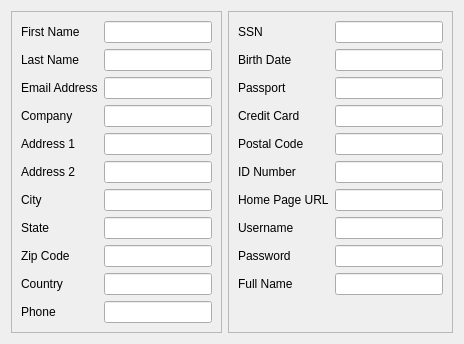
              <widget class="QWidget" name="tabDataBankFormFillPatterns">
               <attribute name="title">
                <string>Fill Patterns</string>
               </attribute>
               <layout class="QGridLayout" name="gridLayout_fillpatterns">
                <item row="0" column="0">
                 <widget class="QFrame" name="frame_8_fillpatterns">
                  <property name="frameShape">
                   <enum>QFrame::StyledPanel</enum>
                  </property>
                  <property name="frameShadow">
                   <enum>QFrame::Raised</enum>
                  </property>
                  <layout class="QFormLayout" name="formLayout_4_fillpatterns">
                   <item row="0" column="0">
                    <widget class="QLabel" name="label_fillpatterns_21">
                     <property name="text">
                      <string>First Name</string>
                     </property>
                    </widget>
                   </item>
                   <item row="0" column="1">
                    <widget class="QLineEdit" name="formFillFirstNamePattern"/>
                   </item>
                   <item row="1" column="0">
                    <widget class="QLabel" name="label_fillpatterns_22">
                     <property name="text">
                      <string>Last Name</string>
                     </property>
                    </widget>
                   </item>
                   <item row="1" column="1">
                    <widget class="QLineEdit" name="formFillLastNamePattern"/>
                   </item>
                   <item row="2" column="0">
                    <widget class="QLabel" name="label_fillpatterns_23">
                     <property name="text">
                      <string>Email Address</string>
                     </property>
                    </widget>
                   </item>
                   <item row="2" column="1">
                    <widget class="QLineEdit" name="formFillEmailAddressPattern"/>
                   </item>
                   <item row="3" column="0">
                    <widget class="QLabel" name="label_fillpatterns_24">
                     <property name="text">
                      <string>Company</string>
                     </property>
                    </widget>
                   </item>
                   <item row="3" column="1">
                    <widget class="QLineEdit" name="formFillCompanyPattern"/>
                   </item>
                   <item row="4" column="0">
                    <widget class="QLabel" name="label_fillpatterns_25">
                     <property name="text">
                      <string>Address 1</string>
                     </property>
                    </widget>
                   </item>
                   <item row="4" column="1">
                    <widget class="QLineEdit" name="formFillAddress1Pattern"/>
                   </item>
                   <item row="5" column="0">
                    <widget class="QLabel" name="label_fillpatterns_26">
                     <property name="text">
                      <string>Address 2</string>
                     </property>
                    </widget>
                   </item>
                   <item row="5" column="1">
                    <widget class="QLineEdit" name="formFillAddress2Pattern"/>
                   </item>
                   <item row="6" column="0">
                    <widget class="QLabel" name="label_fillpatterns_27">
                     <property name="text">
                      <string>City</string>
                     </property>
                    </widget>
                   </item>
                   <item row="6" column="1">
                    <widget class="QLineEdit" name="formFillCityPattern"/>
                   </item>
                   <item row="7" column="0">
                    <widget class="QLabel" name="label_fillpatterns_28">
                     <property name="text">
                      <string>State</string>
                     </property>
                    </widget>
                   </item>
                   <item row="7" column="1">
                    <widget class="QLineEdit" name="formFillStatePattern"/>
                   </item>
                   <item row="8" column="0">
                    <widget class="QLabel" name="label_fillpatterns_29">
                     <property name="text">
                      <string>Zip Code</string>
                     </property>
                    </widget>
                   </item>
                   <item row="8" column="1">
                    <widget class="QLineEdit" name="formFillZipCodePattern"/>
                   </item>
                   <item row="9" column="0">
                    <widget class="QLabel" name="label_fillpatterns_30">
                     <property name="text">
                      <string>Country</string>
                     </property>
                    </widget>
                   </item>
                   <item row="9" column="1">
                    <widget class="QLineEdit" name="formFillCountryPattern"/>
                   </item>
                   <item row="10" column="0">
                    <widget class="QLabel" name="label_fillpatterns_31">
                     <property name="text">
                      <string>Phone</string>
                     </property>
                    </widget>
                   </item>
                   <item row="10" column="1">
                    <widget class="QLineEdit" name="formFillPhonePattern"/>
                   </item>
                  </layout>
                 </widget>
                </item>
                <item row="0" column="1">
                 <widget class="QFrame" name="frame_9">
                  <property name="frameShape">
                   <enum>QFrame::StyledPanel</enum>
                  </property>
                  <property name="frameShadow">
                   <enum>QFrame::Raised</enum>
                  </property>
                  <layout class="QFormLayout" name="formLayout_5_fillpatterns">
                   <property name="fieldGrowthPolicy">
                    <enum>QFormLayout::FieldsStayAtSizeHint</enum>
                   </property>
                   <item row="0" column="0">
                    <widget class="QLabel" name="label_fillpatterns_32">
                     <property name="text">
                      <string>SSN</string>
                     </property>
                    </widget>
                   </item>
                   <item row="0" column="1">
                    <widget class="QLineEdit" name="formFillSSNPattern"/>
                   </item>
                   <item row="1" column="0">
                    <widget class="QLabel" name="label_fillpatterns_33">
                     <property name="text">
                      <string>Birth Date</string>
                     </property>
                    </widget>
                   </item>
                   <item row="1" column="1">
                    <widget class="QLineEdit" name="formFillBirthDatePattern"/>
                   </item>
                   <item row="2" column="0">
                    <widget class="QLabel" name="label_fillpatterns_34">
                     <property name="text">
                      <string>Passport</string>
                     </property>
                    </widget>
                   </item>
                   <item row="2" column="1">
                    <widget class="QLineEdit" name="formFillPassportPattern"/>
                   </item>
                   <item row="3" column="0">
                    <widget class="QLabel" name="label_fillpatterns_35">
                     <property name="text">
                      <string>Credit Card</string>
                     </property>
                    </widget>
                   </item>
                   <item row="3" column="1">
                    <widget class="QLineEdit" name="formFillCreditCardPattern"/>
                   </item>
                   <item row="4" column="0">
                    <widget class="QLabel" name="label_fillpatterns_36">
                     <property name="text">
                      <string>Postal Code</string>
                     </property>
                    </widget>
                   </item>
                   <item row="4" column="1">
                    <widget class="QLineEdit" name="formFillPostalCodePattern"/>
                   </item>
                   <item row="5" column="0">
                    <widget class="QLabel" name="label_fillpatterns_37">
                     <property name="text">
                      <string>ID Number</string>
                     </property>
                    </widget>
                   </item>
                   <item row="5" column="1">
                    <widget class="QLineEdit" name="formFillIDNumberPattern"/>
                   </item>
                   <item row="6" column="0">
                    <widget class="QLabel" name="label_fillpatterns_38">
                     <property name="text">
                      <string>Home Page URL</string>
                     </property>
                    </widget>
                   </item>
                   <item row="6" column="1">
                    <widget class="QLineEdit" name="formFillHomePageUrlPattern"/>
                   </item>
                   <item row="7" column="0">
                    <widget class="QLabel" name="label_fillpatterns_39">
                     <property name="text">
                      <string>Username</string>
                     </property>
                    </widget>
                   </item>
                   <item row="7" column="1">
                    <widget class="QLineEdit" name="formFillUsernamePattern"/>
                   </item>
                   <item row="8" column="0">
                    <widget class="QLabel" name="label_fillpatterns_40">
                     <property name="text">
                      <string>Password</string>
                     </property>
                    </widget>
                   </item>
                   <item row="8" column="1">
                    <widget class="QLineEdit" name="formFillPasswordPattern"/>
                   </item>
                   <item row="9" column="0">
                    <widget class="QLabel" name="label_43">
                     <property name="text">
                      <string>Full Name</string>
                     </property>
                    </widget>
                   </item>
                   <item row="9" column="1">
                    <widget class="QLineEdit" name="formFillFullNamePattern"/>
                   </item>
                  </layout>
                 </widget>
                </item>
               </layout>
              </widget>
